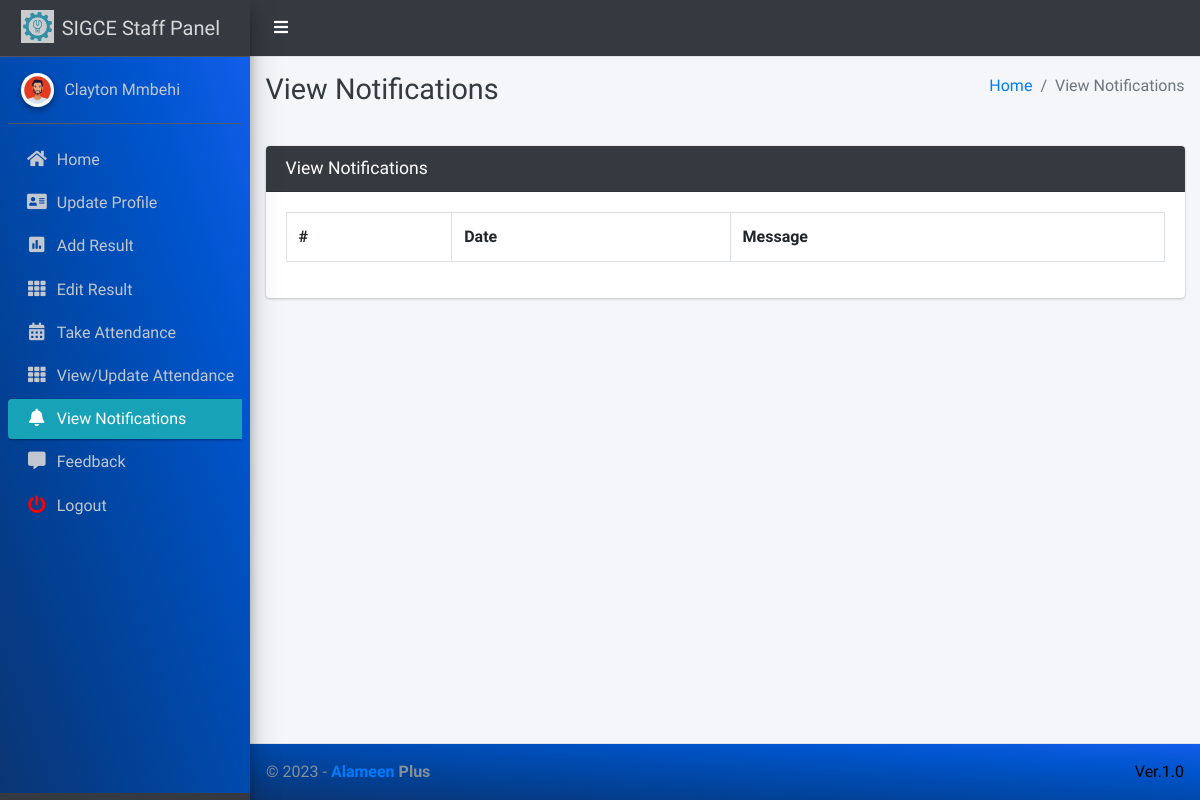
Screenshot of /staff/view/notification/ (signed in) with the database file from the repository.
### main_app/models.py (models this page shows)
class CustomUser(AbstractUser):
    USER_TYPE = ((1, "HOD"), (2, "Staff"), (3, "Student"))
    GENDER = [("M", "Male"), ("F", "Female")]
    username = None  # Removed username, using email instead
    email = models.EmailField(unique=True)
    user_type = models.CharField(default=1, choices=USER_TYPE, max_length=1)
    gender = models.CharField(max_length=1, choices=GENDER)
    profile_pic = models.ImageField()
    address = models.TextField()
    created_at = models.DateTimeField(auto_now_add=True)
    updated_at = models.DateTimeField(auto_now=True)
    USERNAME_FIELD = "email"
    REQUIRED_FIELDS = []
    objects = CustomUserManager()
    def __str__(self):
        return  self.first_name + " " + self.last_name

### main_app/staff_views.py (the view)
# urls.py: path("staff/view/notification/", staff_views.staff_view_notification,
def staff_view_notification(request):
    staff = get_object_or_404(Staff, admin=request.user)
    notifications = NotificationStaff.objects.filter(staff=staff)
    context = {
        'notifications': notifications,
        'page_title': "View Notifications"
    }
    return render(request, "staff_template/staff_view_notification.html", context)

### main_app/templates/staff_template/staff_view_notification.html (shortened to what this page needs)
{% extends 'main_app/base.html' %}
{% load static %}
{% block page_title %}{{page_title}}{% endblock page_title %}
{% block content %}
<section class="content">
    <div class="container-fluid">
        <div class="row">
            <div class="col-md-12">
                <div class="card card-dark">
                    <div class="card-header">
                        <h3 class="card-title">{{page_title}}</h3>
                    </div>
                    <div class="card-body">
                        <div class="form-group table">
              <table class="table table-bordered">
                  <tr>
                      <th>#</th>
                      <th>Date</th>
                      <th>Message</th>
                  </tr>
              </table>
                        </div>
                    </div>
                </div>
            </div>
        </div>
    </div>
</section>
{% endblock content %}

### main_app/templates/main_app/sidebar_template.html (shortened to what this page needs)
{% load static %}
<aside class="main-sidebar sidebar-dark-info elevation-4">
    {% if request.user.user_type == '1' %}
    <a href="{% url 'admin_home' %}" class="brand-link">
        <img src="{% static 'dist/img/virusx.png' %} " alt="Alameen Plus Logo"
            class="brand-image " >
        <span class="brand-text font-weight-light" >A+ Admin Panel</span>
    </a>
    <div class="sidebar" style="background-image: linear-gradient(to right top, #0b3574, #033f91, #004aae, #0054cc, #125eeb);">
        <div class="user-panel mt-3 pb-3 mb-3 d-flex">
            <div class="image">
                <img src="{{ request.user.profile_pic}}" class="img-circle elevation-2" alt="User Image">
            </div>
            <div class="info">
                <a href="#" class="d-block">{{user}}</a>
            </div>
        </div>
        <nav class="mt-2">
            <ul class="nav nav-pills nav-sidebar flex-column" data-widget="treeview" role="menu" data-accordion="false">
                <li class="nav-item">
                    {% url 'admin_home' as admin_home %}
                    <a href="{{admin_home}}" class="nav-link {% if admin_home == request.path %} active {% endif %}">
                        <i class="nav-icon fas fa-home"></i>
                        <p>
                            Home
                        </p>
                    </a>
                </li>
                <li class="nav-item">
                    {% url 'admin_view_profile' as admin_view_profile %}
                    <a href="{{admin_view_profile}}"
                        class="nav-link {% if admin_view_profile == request.path %} active {% endif %}">
                        <i class="nav-icon fas fa-address-card"></i>
                        <p>
                            Update Profile
                        </p>
                    </a>
                </li>
                <!-- <li class="nav-item has-treeview">
                    <a href="#" class="nav-link" >
                        <i class="nav-icon fas fa-bookmark"></i>
                        <p>
                            Course
                            <i class="fas fa-angle-left right"></i>
                        </p>
                    </a>
                    <ul class="nav nav-treeview">
                        <li class="nav-item">
                            {% url 'add_course' as add_course %}
                            <a href="{{add_course}}"
                                class="nav-link  {% if add_course == request.path %} active {% endif %}">
                                <i class="far fa-circle nav-icon"></i>
                                <p>
                                    Add Course
                                </p>
                            </a>
                        </li>
                    </ul>
                </li> -->
                <li class="nav-item has-treeview">
                    <a href="#" class="nav-link">
                        <i class="nav-icon fas fa-book"></i>
                        <p>
                            Subject
                            <i class="fas fa-angle-left right"></i>
                        </p>
                    </a>
                    <ul class="nav nav-treeview">
                        <li class="nav-item">
                            {% url 'add_subject' as add_subject %}
                            <a href="{{add_subject}}"
                                class="nav-link  {% if add_subject == request.path %} active {% endif %}">
                                <i class="far fa-circle nav-icon"></i>
                                <p>
                                    Add Subject
                                </p>
                            </a>
                        </li>
                        <li class="nav-item">
                            {% url 'manage_subject' as manage_subject %}
                            {% url 'edit_subject' subject_id as edit_subject %}
                            <a href="{{manage_subject}}"
                                class="nav-link  {% if edit_subject == request.path or manage_subject == request.path %} active {% endif %}">
                                <i class="far fa-circle nav-icon"></i>
                                <p>
                                    Manage Subject
                                </p>
                            </a>
                        </li>
                    </ul>
                </li>
                <li class="nav-item has-treeview">
                    <a href="#" class="nav-link">
                        <i  class="nav-icon fas fa-clock"></i>
                        <p>
                            Session
                            <i class="fas fa-angle-left right"></i>
                        </p>
                    </a>
                    <ul class="nav nav-treeview">
                        <li class="nav-item">
                            {% url 'add_session' as add_session %}
                            <a href="{{add_session}}"
                                class="nav-link  {% if add_session == request.path %} active {% endif %}">
                                <i class="far fa-circle nav-icon"></i>
                                <p>
                                    Add Session
                                </p>
                            </a>
                        </li>
                        <li class="nav-item">
                            {% url 'manage_session' as manage_session %}
                            {% url 'edit_session' session_id as edit_session %}
                            <a href="{{manage_session}}"
                                class="nav-link  {% if edit_session == request.path or manage_session == request.path %} active {% endif %}">
                                <i class="far fa-circle nav-icon"></i>
                                <p>
                                    Manage Session
                                </p>
                            </a>
                        </li>
                    </ul>
                </li>
                <li class="nav-item">
                    {% url 'add_staff' as add_staff %}
                    <a href="{{add_staff}}" class="nav-link {% if add_staff == request.path %} active {% endif %}">
                        <i class="nav-icon fas fa-user-plus"></i>
                        <p>
                            Add Staff
                        </p>
                    </a>
                </li>
                <li class="nav-item">
                    {% url 'manage_staff' as manage_staff %}
                    {% url 'edit_staff' staff_id as edit_staff %}
                    <a href="{{manage_staff}}"
                        class="nav-link {% if manage_staff == request.path or request.path == edit_staff %} active {% endif %}">
                        <i class="nav-icon fas fa-th"></i>
                        <p>
                            Manage Staff
                        </p>
                    </a>
                </li>
                <li class="nav-item">
                    {% url 'admin_notify_staff' as admin_notify_staff %}
                    <a href="{{admin_notify_staff}}"
                        class="nav-link {% if admin_notify_staff == request.path %} active {% endif %}">
                        <i class="nav-icon fas fa-bullhorn"></i>
                        <p>
                            Notify Staff
                        </p>
                    </a>
                </li>
                {% elif request.user.user_type == '2' %}
                <a href="#" class="brand-link">
                    <img src="{% static 'dist/img/virusx.png' %}" alt="AdminLTE Logo"
                        class="brand-image " style="opacity: .8">
                    <span class="brand-text font-weight-light">SIGCE Staff Panel</span>
                </a>
                <div class="sidebar" style="background-image: linear-gradient(to right top, #0b3574, #033f91, #004aae, #0054cc, #125eeb);">
                    <div class="user-panel mt-3 pb-3 mb-3 d-flex">
                        <div class="image">
                            <img src="{{ request.user.profile_pic}}" class="img-circle elevation-2" alt="User Image">
                        </div>
                        <div class="info">
                            <a href="#" class="d-block">{{ user}}</a>
                        </div>
                    </div>
                    <nav class="mt-2">
                        <ul class="nav nav-pills nav-sidebar flex-column" data-widget="treeview" role="menu"
                            data-accordion="false">
                            <li class="nav-item">
                                {% url 'staff_home' as staff_home %}
                                <a href="{{staff_home}}"
                                    class="nav-link {% if staff_home == request.path %} active {% endif %}">
                                    <i class="nav-icon fas fa-home"></i>
                                    <p>
                                        Home
                                    </p>
                                </a>
                            </li>
                            <li class="nav-item">
                                {% url 'staff_view_profile' as staff_view_profile %}
                                <a href="{{staff_view_profile}}"
                                    class="nav-link {% if staff_view_profile == request.path %} active {% endif %}">
                                    <i class="nav-icon fas fa-address-card"></i>
                                    <p>
                                        Update Profile
                                    </p>
                                </a>
                            </li>
                            <li class="nav-item">
                                {% url 'staff_add_result' as staff_add_result %}
                                <a href="{{staff_add_result}}"
                                    class="nav-link {% if staff_add_result == request.path %} active {% endif %}">
                                    <i class="nav-icon fas fa-poll"></i>
                                    <p>
                                        Add Result
                                    </p>
                                </a>
                            </li>
                            <li class="nav-item">
                                {% url 'edit_student_result' as edit_student_result %}
                                <a href="{{edit_student_result}}"
                                    class="nav-link {% if edit_student_result == request.path %} active {% endif %}">
                                    <i class="nav-icon fas fa-th"></i>
                                    <p>
                                        Edit Result
                                    </p>
                                </a>
                            </li>
                            <li class="nav-item">
                                {% url 'staff_take_attendance' as staff_take_attendance %}
                                <a href="{{staff_take_attendance}}"
                                    class="nav-link {% if staff_take_attendance == request.path %} active {% endif %}">
                                    <i class="nav-icon fas fa-calendar-alt"></i>
                                    <p>
                                        Take Attendance
                                    </p>
                                </a>
                            </li>
                            <li class="nav-item">
                                {% url 'staff_update_attendance' as staff_update_attendance %}
                                <a href="{{staff_update_attendance}}"
                                    class="nav-link {% if staff_update_attendance == request.path %} active {% endif %}">
                                    <i class="nav-icon fas fa-th"></i>
                                    <p>
                                        View/Update Attendance
                                    </p>
                                </a>
                            </li>
                            <li class="nav-item">
                                {% url 'staff_view_notification' as staff_view_notification %}
                                <a href="{{staff_view_notification}}"
                                    class="nav-link {% if staff_view_notification == request.path %} active {% endif %}">
                                    <i class="nav-icon fas fa-bell"></i>
                                    <p>
                                        View Notifications
                                    </p>
                                </a>
                            </li>
                            <li class="nav-item">
                                {% url 'staff_feedback' as staff_feedback %}
                                <a href="{{staff_feedback}}"
                                    class="nav-link {% if staff_feedback == request.path %} active {% endif %}">
                                    <i class="nav-icon fas fa-comment-alt"></i>
                                    <p>
                                        Feedback
                                    </p>
                                </a>
                            </li>
                            {% endif %}
                    <li class="nav-item">
                        <a href="{% url 'user_logout' %}"
                            onclick="return confirm('Your session would be terminated.\n\nProceed?')"
                            class="nav-link">
                            <i  style="color: #ff0000"  class="nav-icon fas fa-power-off"></i>
                            <p>
                                Logout
                            </p>
                        </a>
                    </li>
            </ul>
        </nav>
    </div>
</aside>

### rows the page displays
CustomUser: user.profile_pic (picture), first_name+last_name "Clayton Mmbehi"

### other values shown
{{ page_title }} "View Notifications"
